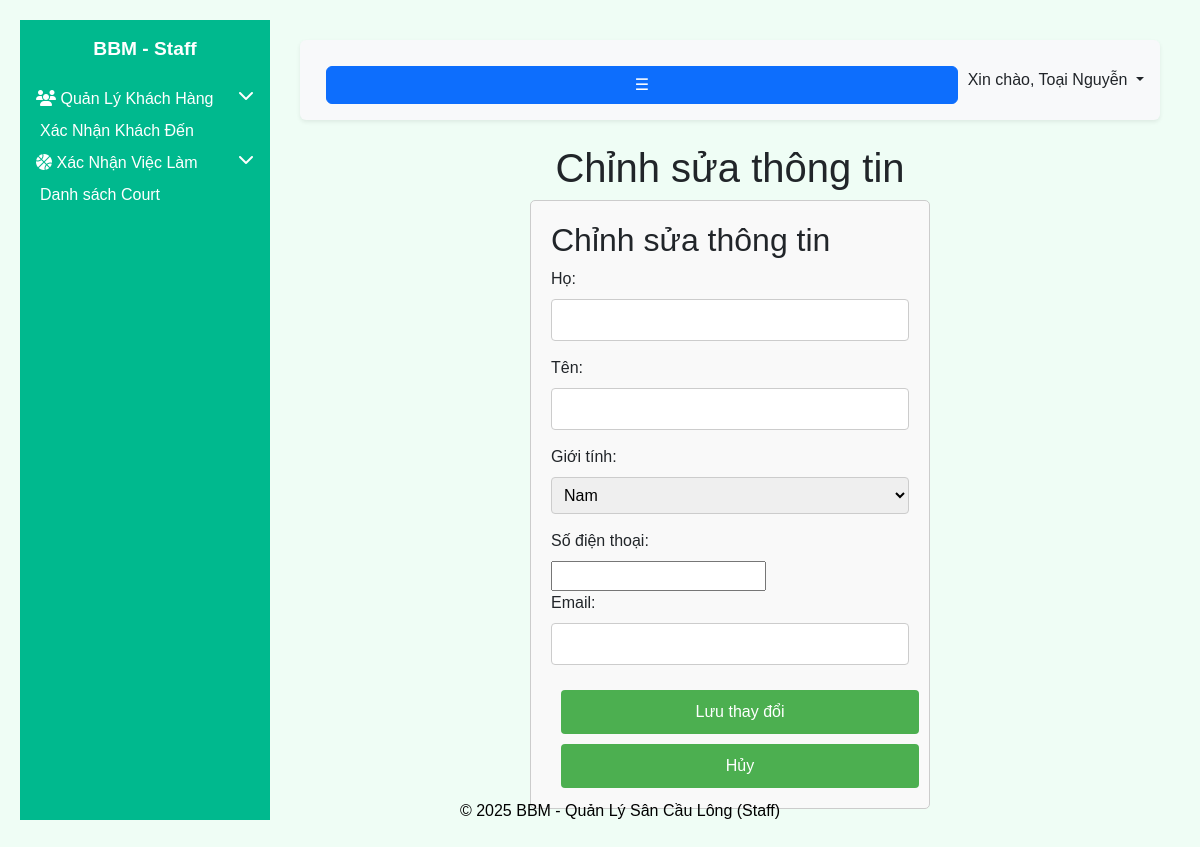
/user/changeinf2/ (signed in), run on the app's committed database.
### BUser/models.py (models this page shows, shortened)
class User(AbstractUser):
    ROLE_CHOICES = [
        ('customer', 'Customer'),
        ('courtstaff', 'Court Staff'),
        ('courtmanager', 'Court Manager'),
    ]
    role = models.CharField(max_length=20, choices=ROLE_CHOICES)
    GENDER_CHOICES = [
        ('M', 'Nam'),
        ('F', 'Nữ'),
        ('O', 'Khác')
    ]
    gender = models.CharField(max_length=1, choices=GENDER_CHOICES, default='M')
    sdt= models.IntegerField(default=0, null=True, blank=True)

### BUser/views.py (the view)
# urls.py: path('changeinf2/', views.ChangeInf2, name='changeinf2'),
def ChangeInf2(request):
    user = request.user
    form=UserForm(request.POST, instance=user)
    if request.method == "POST":
        if form.is_valid():
            form.save()
            return redirect('userdetail')
    return render(request, "home/r2useredit.html", {'form':form})

### BUser/forms.py
class UserForm(forms.ModelForm):
    class Meta:
        model = User
        fields = ('first_name', 'last_name', 'email', 'sdt', 'gender')

### home/templates/home/r2useredit.html (shortened to what this page needs)
{% extends "r2master_page.html" %}
{% load static %}
{% block navbar %}
    {% include '../r2navbar.html' %}
{% endblock %}
{% block footer %}
    {% include '../r2footer.html' %}
{% endblock %}
{%block sidebar%}
    {%include '../r2sidebar.html' %}
{%endblock%}
{% block content %}
<!DOCTYPE html>
<html lang="vi">
<head>
    <link href="{% static 'home/css/userdetail.css' %}" rel="stylesheet">
</head>
<body>
    <h1 style="text-align:center;">Chỉnh sửa thông tin</h1>
    <div id="editForm" class="form-container">
        <h2>Chỉnh sửa thông tin</h2>
        <form method="POST">
            <label for="name">Họ:</label>
            {{form.last_name}}
            <label for="name">Tên:</label>
            {{form.first_name}}
            <label for="gender">Giới tính:</label>
            {{form.gender}}
            <label for="phone">Số điện thoại:</label>
            {{form.sdt}}
            <label for="email">Email:</label>
            {{form.email}}
            <button type="submit">Lưu thay đổi</button>
        </form>
        <form action="{% url 'userdetail' %}" method="get">
            <button type="submit">Hủy</button>
        </form>
    </div>
</body>
</html>
{% endblock %}

### home/templates/r2navbar.html (shortened to what this page needs)
<nav class="navbar navbar-expand-lg navbar-light bg-light rounded shadow-sm p-3 mb-4">
    <button class="btn btn-primary" id="menu-toggle">☰</button>
    <div class="dropdown ms-auto text-end">
        <span class="dropdown-toggle" id="staffDropdown" role="button" data-bs-toggle="dropdown" aria-expanded="false" style="cursor: pointer;">
            Xin chào, {{user.first_name}} {{user.last_name}}
        </span>
    </div>
</nav>

### home/static/home/css/CourtStaff.css (style rules this page uses)
body { font-family: 'Arial', sans-serif; background-color: #effdf5; }

### home/static/home/css/userdetail.css (style rules this page uses)
body { font-family: Arial, sans-serif; margin: 20px; }
.info-container, .form-container { max-width: 400px; margin: auto; padding: 20px; border: 1px solid #ccc; border-radius: 5px; background-color: #f9f9f9; }
label { display: block; margin-bottom: 8px; }
input[type="text"], input[type="tel"], input[type="email"], select, input[type="password"] { width: 100%; padding: 8px; margin-bottom: 15px; border: 1px solid #ccc; border-radius: 4px; box-sizing: border-box; }
button { background-color: #4CAF50; color: white; padding: 10px; border: none; border-radius: 4px; cursor: pointer; text-align: center; width: 100%; margin-top: 10px; margin-right: 10px; margin-left: 10px; }

### data on the page
User: first_name "Toại", last_name "Nguyễn", gender "Nam"
